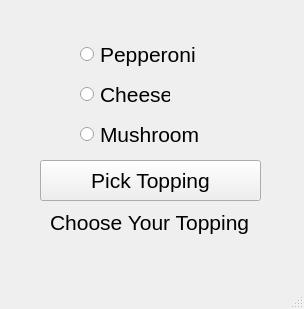
<?xml version="1.0" encoding="UTF-8"?>
<ui version="4.0">
 <class>MainWindow</class>
 <widget class="QMainWindow" name="MainWindow">
  <property name="geometry">
   <rect>
    <x>0</x>
    <y>0</y>
    <width>304</width>
    <height>309</height>
   </rect>
  </property>
  <property name="windowTitle">
   <string>MainWindow</string>
  </property>
  <widget class="QWidget" name="centralwidget">
   <widget class="QRadioButton" name="radioButton">
    <property name="geometry">
     <rect>
      <x>80</x>
      <y>40</y>
      <width>117</width>
      <height>29</height>
     </rect>
    </property>
    <property name="font">
     <font>
      <pointsize>16</pointsize>
     </font>
    </property>
    <property name="text">
     <string>Pepperoni</string>
    </property>
   </widget>
   <widget class="QRadioButton" name="radioButton_2">
    <property name="geometry">
     <rect>
      <x>80</x>
      <y>80</y>
      <width>90</width>
      <height>29</height>
     </rect>
    </property>
    <property name="font">
     <font>
      <pointsize>16</pointsize>
     </font>
    </property>
    <property name="text">
     <string>Cheese</string>
    </property>
   </widget>
   <widget class="QRadioButton" name="radioButton_3">
    <property name="geometry">
     <rect>
      <x>80</x>
      <y>120</y>
      <width>120</width>
      <height>29</height>
     </rect>
    </property>
    <property name="font">
     <font>
      <pointsize>16</pointsize>
     </font>
    </property>
    <property name="text">
     <string>Mushroom</string>
    </property>
   </widget>
   <widget class="QPushButton" name="pushButton">
    <property name="geometry">
     <rect>
      <x>40</x>
      <y>160</y>
      <width>221</width>
      <height>41</height>
     </rect>
    </property>
    <property name="font">
     <font>
      <pointsize>16</pointsize>
     </font>
    </property>
    <property name="text">
     <string>Pick Topping</string>
    </property>
   </widget>
   <widget class="QLabel" name="label">
    <property name="geometry">
     <rect>
      <x>50</x>
      <y>210</y>
      <width>200</width>
      <height>25</height>
     </rect>
    </property>
    <property name="font">
     <font>
      <pointsize>16</pointsize>
     </font>
    </property>
    <property name="frameShape">
     <enum>QFrame::NoFrame</enum>
    </property>
    <property name="text">
     <string>Choose Your Topping</string>
    </property>
   </widget>
  </widget>
  <widget class="QMenuBar" name="menubar">
   <property name="geometry">
    <rect>
     <x>0</x>
     <y>0</y>
     <width>304</width>
     <height>21</height>
    </rect>
   </property>
  </widget>
  <widget class="QStatusBar" name="statusbar"/>
 </widget>
 <resources/>
 <connections/>
</ui>
